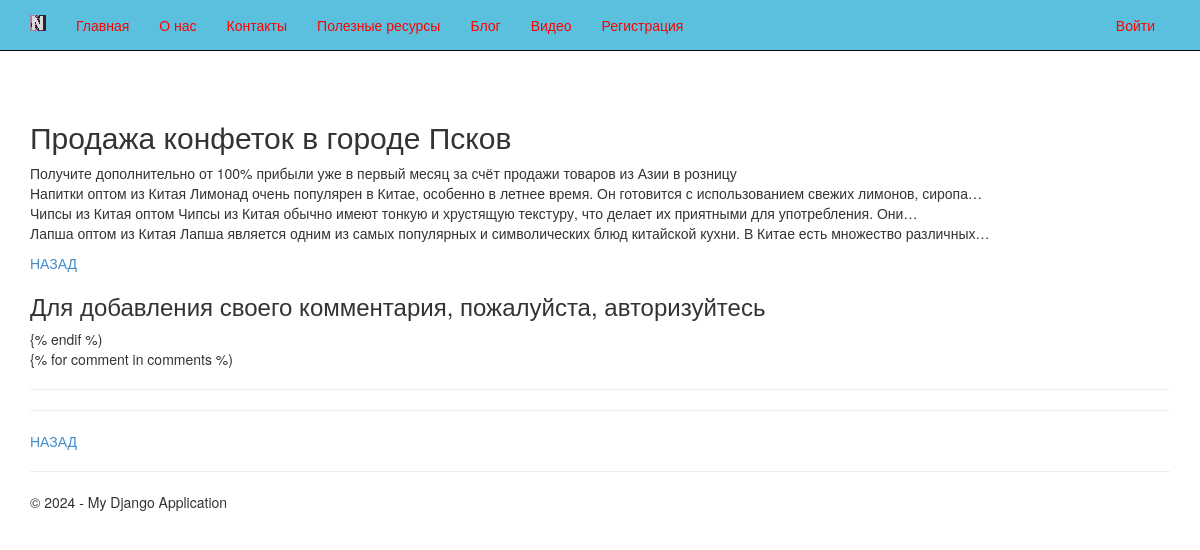
Screenshot of /blogpost/1/ with the database file from the repository.
### app/models.py (models this page shows, shortened)
class Blog(models.Model):
    title = models.CharField(max_length = 100, unique_for_date = "posted", verbose_name = "Заголовок")
    description = models.TextField(verbose_name = "Краткое содержание")
    content = models.TextField(verbose_name = "Полное содержание")
    posted = models.DateTimeField(default = datetime.now(), db_index = True, verbose_name = "Опубликована")
    image = models.FileField(default = 'temp.jpg', verbose_name = "Путь к картинке")
    class Meta:
        db_table = "Posts" # иня таблицы для модели
        ordering = ["-posted"] # в порядок сортировки данных в модели ("-" означает по убыванию) verbose_name = "статья блога"
        verbose_name = "статья блога"
        verbose_name_plural = "статьи блога"

### app/views.py (the view)
# urls.py: path('blogpost/<int:parametr>/', views.blogpost, name='blogpost'),
def blogpost(request, parametr):
    assert isinstance(request, HttpRequest)
    post_1 = Blog.objects.get(id=parametr) # запрос на выбор конкретной статьи по параметру
    comments = Comment.objects.filter(post=parametr)
    if request.method == "POST":
        form = CommentForm(request.POST)
        if form.is_valid():
            comment_f = form.save(commit=False)
            comment_f.author = request.user
            comment_f.date = datetime.now()
            comment_f.post = Blog.objects.get(id=parametr)
            comment_f.save()
            return redirect('blogpost', parametr=post_1.id)
    else:
         form = CommentForm()
    return render(
        request,
        'app/blogpost.html',
        {
            'post_1': post_1, # передача конкретной статьи в шаблон веб-страницы
            'comments': comments,
            'form': form,
            'year':datetime.now().year,
        }
    )

### app/templates/app/blogpost.html (shortened to what this page needs)
﻿{% extends "app/layout.html" %}
{% block content %}
<h2> {{post_1.title}} </h2>
<p> {{post_1.content|linebreaksbr}} </p>
<p><a href="{% url 'blog' %}">НАЗАД</a></p>
{% if user.is_authenticated %}
<h3>Добавить комментарий</h3>
<form method="POST">
    {% csrf_token %}
    <div>
        {{form.as_p}}
        <button type="submit" class="save btn btn-default"> Отправить комментарий </button>
    </div>
</form>
{% else %}
<h3> Для добавления своего комментария, пожалуйста, авторизуйтесь </h3>
{% endif %)
<br />
{% for comment in comments %)
<hr />
<h7> {{comment.date}} </h7>
<h5> {{comment.author}} </h5>
<p> {{comment.text|linebreaksbr}} </p>
{% endif %}
<hr />
<p><a href="{% url 'blog' %}"> НАЗАД </a> </p>
{% endblock %}

### app/static/app/content/site.css (style rules this page uses)
body { padding-top: 80px; padding-bottom: 20px; }

### rows the page displays
Blog: title "Продажа конфеток в городе Псков", content "Получите дополнительно от 100% прибыли уже в первый месяц за счёт продажи товаров из Азии в розницу Напитки оптом из Китая Лимонад очень популярен в Китае, особенно в летнее время. Он готовится с использованием свежих лимонов, сиропа… Чипсы из Китая оптом Чипсы из Китая обычно имеют тонкую и хрустящую текстуру, что делает их приятными для употребления. Они… Лапша оптом из Китая Лапша является одним из самых популярных и символических блюд китайской кухни. В Китае есть множество различных…"
